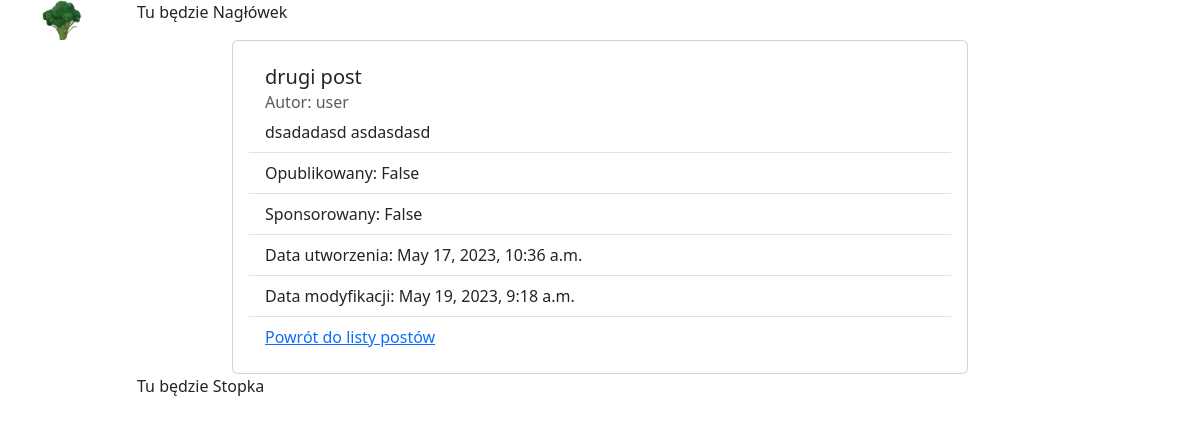
The page /posts/2 on the database its author committed.
### posts/models.py (models this page shows, shortened)
class Post(models.Model):
    author = models.ForeignKey("auth.User", on_delete=models.CASCADE, related_name="posts")
    title = models.CharField(max_length=255)
    content = models.TextField()
    published = models.BooleanField(default=False)
    sponsored = models.BooleanField(default=False)
    created = models.DateTimeField(auto_now_add=True)
    modified = models.DateTimeField(auto_now=True)

### posts/views.py (the view)
# urls.py: path('<int:post_id>', posts_details, name='details'),
def posts_details(request, post_id):
    p = Post.objects.get(id=post_id)
    context = {
        'post': p
    }
    return render(request, 'posts/details.html', context)

### posts/templates/posts/details.html (shortened to what this page needs)
{% extends "main/base.html" %}
{% block content %}
<div class="row">
    <div class="col"></div>
    <div class="col-8">
        <div class="card">
            <div class="card-body">
                <ul class="list-group list-group-flush">
                    <li class="list-group-item">
                        <h5 class="card-title">{{post.title}}</h5>
                        <h6 class="card-subtitle mb-2 text-body-secondary">
                            Autor: {{post.author.username}}
                            </h6>
                        <p class="card-text">{{post.content}}</p>
                    </li>
                    <li class="list-group-item">Opublikowany: {{post.published}}</li>
                    <li class="list-group-item">Sponsorowany: {{post.sponsored}}</li>
                    <li class="list-group-item">Data utworzenia: {{post.created}}</li>
                    <li class="list-group-item">Data modyfikacji: {{post.modified}}</li>
                    <li class="list-group-item">
                        <a href="{% url 'posts:list' %}">Powrót do listy postów</a>
                    </li>
                </ul>
            </div>
        </div>
    </div>
    <div class="col"></div>
</div>
{% endblock %}

### rows shown on the page
Post: title "drugi post", author.username "user", content "dsadadasd asdasdasd", published "False", sponsored "False", created "May 17, 2023, 10:36 a.m.", modified "May 19, 2023, 9:18 a.m."
